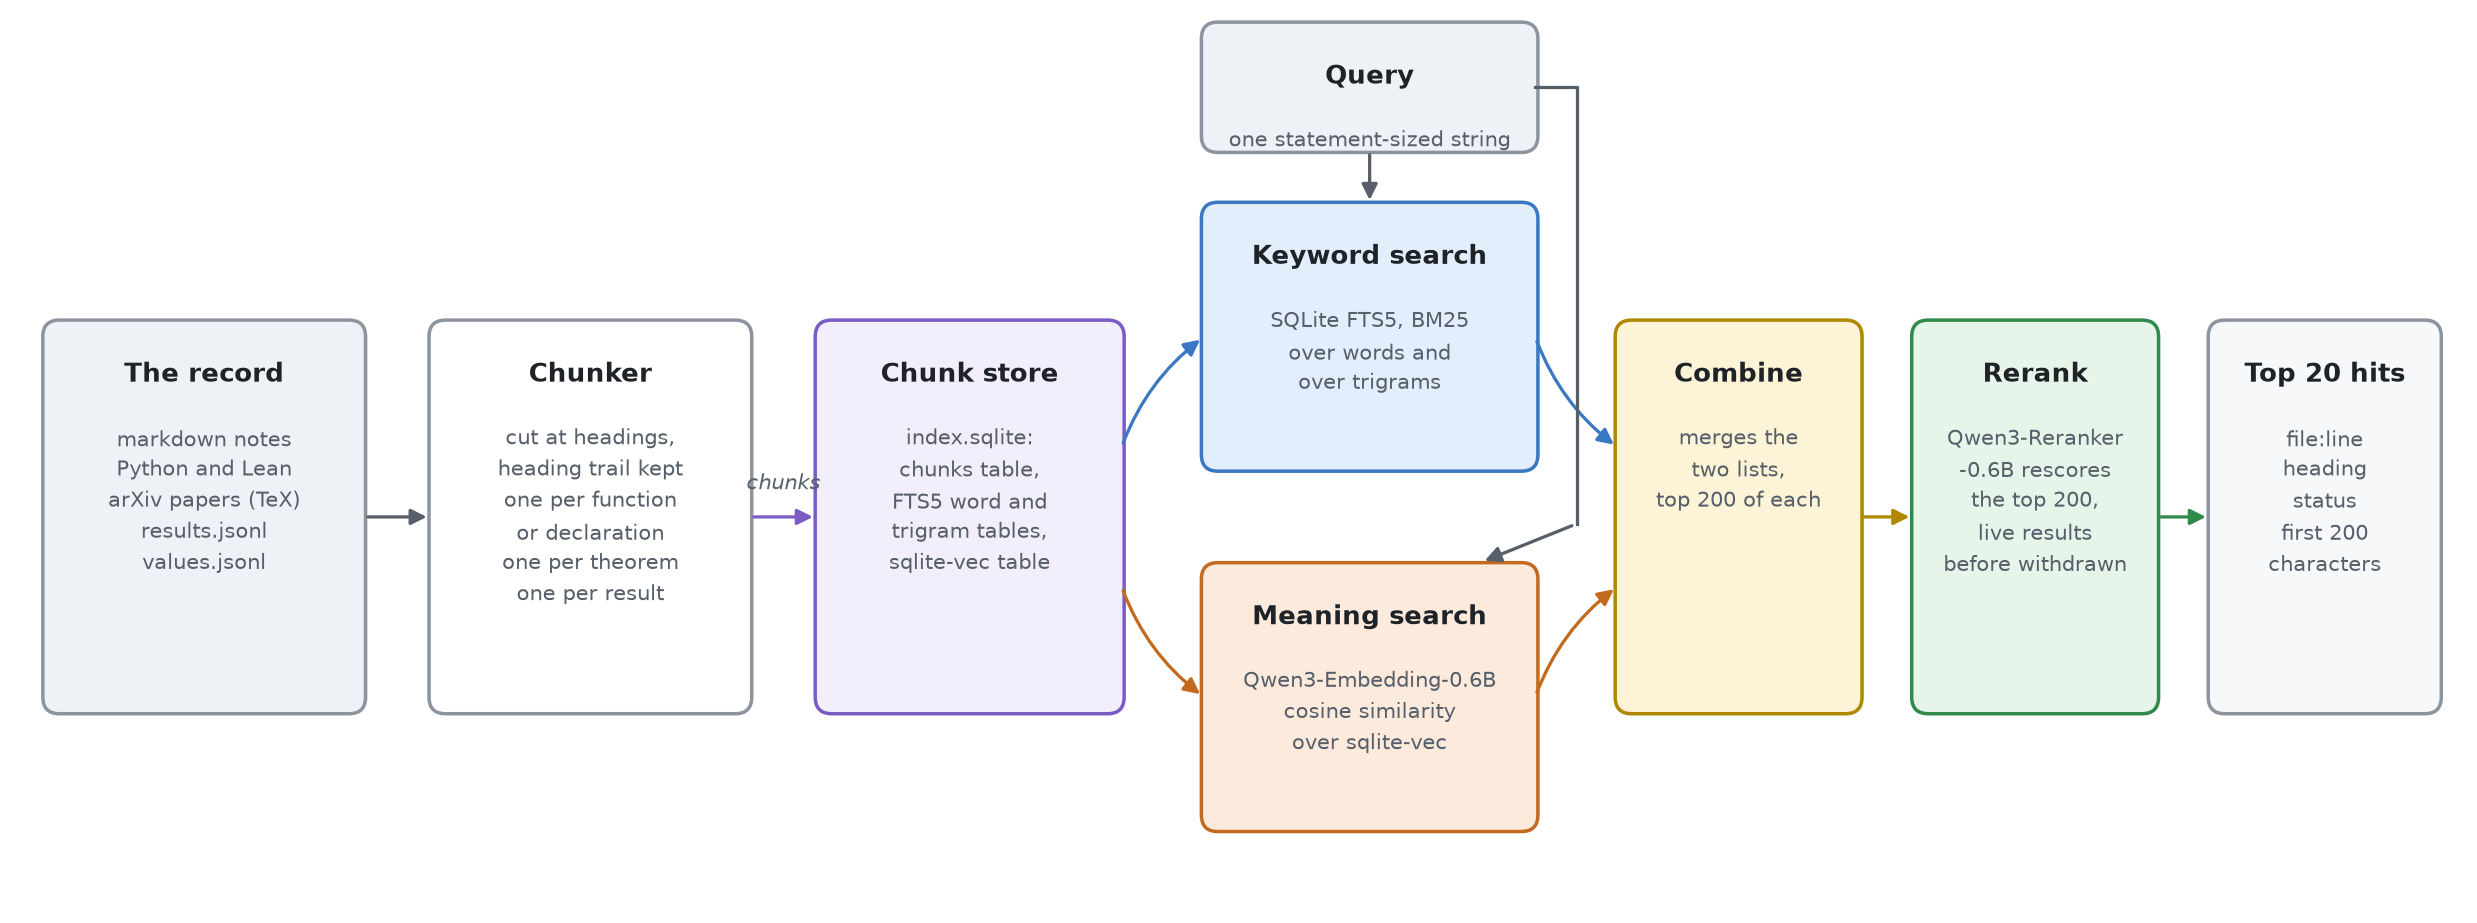

Python code for this plot:
"""Draws the retrieval pipeline of the retrieval tool into pipeline.png beside this script.

    .venv/bin/python scripts/rag/figures/pipeline.py
"""
from pathlib import Path

import matplotlib.pyplot as plt
from matplotlib.patches import FancyArrowPatch, FancyBboxPatch

INK = '#1f2328'
MUTED = '#57606a'
FILL = {'input': '#eef2f7', 'step': '#ffffff', 'keyword': '#e3eefc', 'vector': '#fcebdc',
        'fuse': '#fdf3d7', 'output': '#f6f8fa', 'store': '#f3eefc', 'rerank': '#e6f4ea'}
EDGE = {'input': '#8c959f', 'step': '#8c959f', 'keyword': '#3b78c4', 'vector': '#c46a1f',
        'fuse': '#b08800', 'output': '#8c959f', 'store': '#7a5cc4', 'rerank': '#2f8a4c'}


def box(ax, x, y, w, h, title, lines, kind):
    ax.add_patch(FancyBboxPatch((x, y), w, h, boxstyle='round,pad=0.02,rounding_size=0.12',
                                fc=FILL[kind], ec=EDGE[kind], lw=1.4))
    ax.text(x + w / 2, y + h - 0.28, title, ha='center', va='top', fontsize=10.5,
            fontweight='bold', color=INK)
    ax.text(x + w / 2, y + h - 0.72, '\n'.join(lines), ha='center', va='top', fontsize=8.6,
            color=MUTED, linespacing=1.45)


def arrow(ax, a, b, color=MUTED, label=None, rad=0.0):
    ax.add_patch(FancyArrowPatch(a, b, arrowstyle='-|>', mutation_scale=13, lw=1.3, color=color,
                                 connectionstyle=f'arc3,rad={rad}', shrinkA=2, shrinkB=2))
    if label:
        ax.text((a[0] + b[0]) / 2, (a[1] + b[1]) / 2 + 0.16, label, ha='center', fontsize=8,
                color=color, style='italic')


def main():
    fig, ax = plt.subplots(figsize=(17.5, 6.4))
    ax.set_xlim(0, 17.7)
    ax.set_ylim(0, 6.4)
    ax.axis('off')

    box(ax, 0.2, 1.4, 2.3, 2.8, 'The record', ['markdown notes', 'Python and Lean', 'arXiv papers (TeX)',
                                                 'results.jsonl', 'values.jsonl'], 'input')
    box(ax, 3.0, 1.4, 2.3, 2.8, 'Chunker', ['cut at headings,', 'heading trail kept', 'one per function',
                                             'or declaration', 'one per theorem', 'one per result'], 'step')
    box(ax, 5.8, 1.4, 2.2, 2.8, 'Chunk store', ['index.sqlite:', 'chunks table,', 'FTS5 word and', 'trigram tables,',
                                          'sqlite-vec table'], 'store')
    box(ax, 8.6, 3.15, 2.4, 1.9, 'Keyword search', ['SQLite FTS5, BM25', 'over words and', 'over trigrams'], 'keyword')
    box(ax, 8.6, 0.55, 2.4, 1.9, 'Meaning search', ['Qwen3-Embedding-0.6B', 'cosine similarity',
                                                    'over sqlite-vec'], 'vector')
    box(ax, 11.6, 1.4, 1.75, 2.8, 'Combine', ['merges the', 'two lists,', 'top 200 of each'], 'fuse')
    box(ax, 13.75, 1.4, 1.75, 2.8, 'Rerank', ['Qwen3-Reranker', '-0.6B rescores', 'the top 200,', 'live results',
                                              'before withdrawn'], 'rerank')
    box(ax, 15.9, 1.4, 1.65, 2.8, 'Top 20 hits', ['file:line', 'heading', 'status', 'first 200', 'characters'],
        'output')
    box(ax, 8.6, 5.45, 2.4, 0.9, 'Query', ['one statement-sized string'], 'input')

    arrow(ax, (2.5, 2.8), (3.0, 2.8))
    arrow(ax, (5.3, 2.8), (5.8, 2.8), EDGE['store'])
    ax.text(5.55, 3.0, 'chunks', ha='center', fontsize=8.5, color=MUTED, style='italic')
    arrow(ax, (8.0, 3.3), (8.6, 4.1), EDGE['keyword'], rad=-0.15)
    arrow(ax, (8.0, 2.3), (8.6, 1.5), EDGE['vector'], rad=0.15)
    arrow(ax, (9.8, 5.45), (9.8, 5.05))
    ax.plot([11.0, 11.3, 11.3], [5.9, 5.9, 2.75], color=MUTED, lw=1.3)
    arrow(ax, (11.3, 2.75), (10.6, 2.47))
    arrow(ax, (11.0, 4.1), (11.6, 3.3), EDGE['keyword'], rad=0.15)
    arrow(ax, (11.0, 1.5), (11.6, 2.3), EDGE['vector'], rad=-0.15)
    arrow(ax, (13.35, 2.8), (13.75, 2.8), EDGE['fuse'])
    arrow(ax, (15.5, 2.8), (15.9, 2.8), EDGE['rerank'])

    out = Path(__file__).with_suffix('.png')
    fig.savefig(out, dpi=180, bbox_inches='tight', facecolor='white')
    print(out)


if __name__ == '__main__':
    main()
